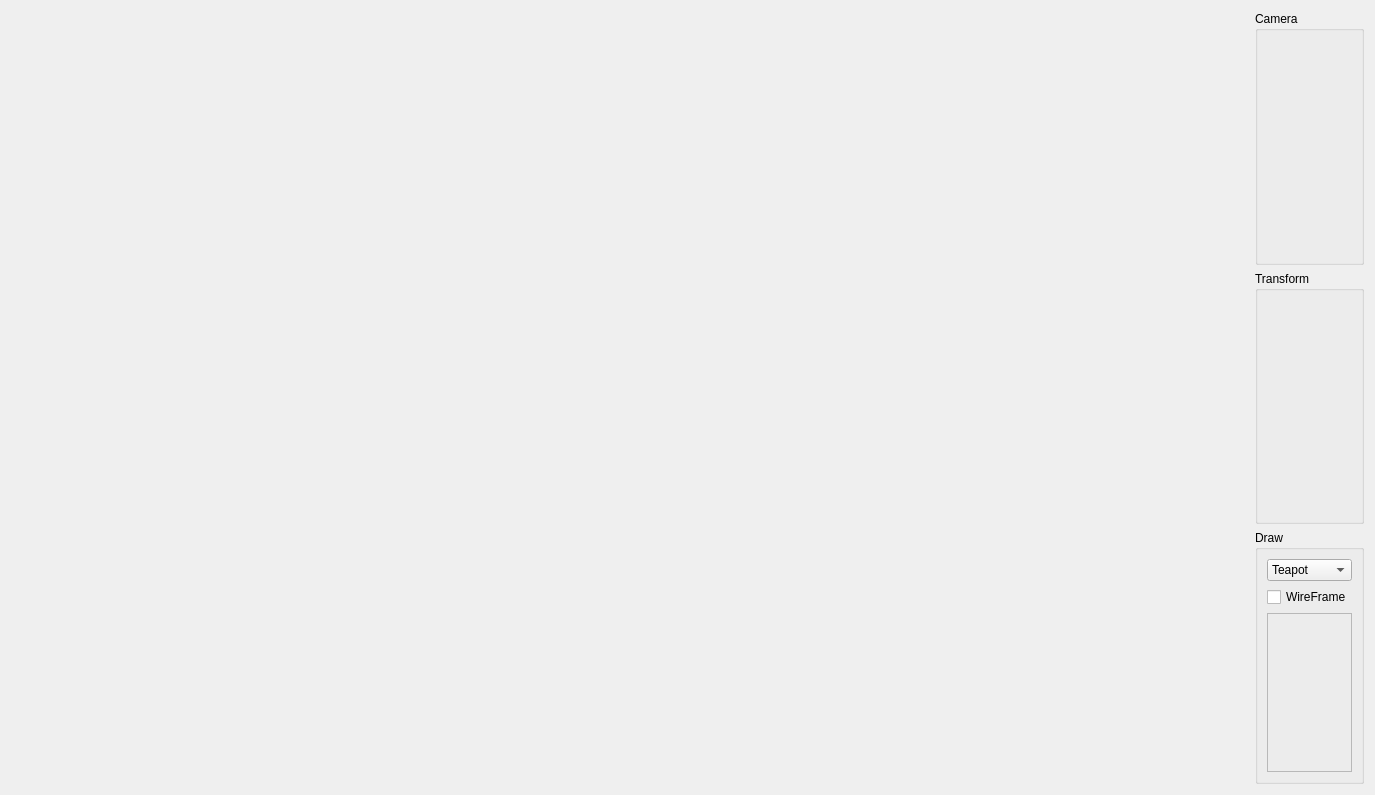
<?xml version="1.0" encoding="UTF-8"?>
<ui version="4.0">
 <class>MainWidget</class>
 <widget class="QWidget" name="MainWidget">
  <property name="geometry">
   <rect>
    <x>0</x>
    <y>0</y>
    <width>1375</width>
    <height>795</height>
   </rect>
  </property>
  <property name="windowTitle">
   <string>ngl Qt Demo</string>
  </property>
  <layout class="QGridLayout" name="main_window_grid_layout">
   <item row="2" column="0">
    <spacer name="horizontalSpacer">
     <property name="orientation">
      <enum>Qt::Orientation::Horizontal</enum>
     </property>
     <property name="sizeHint" stdset="0">
      <size>
       <width>40</width>
       <height>20</height>
      </size>
     </property>
    </spacer>
   </item>
   <item row="5" column="1">
    <widget class="QGroupBox" name="draw_gb">
     <property name="title">
      <string>Draw</string>
     </property>
     <layout class="QGridLayout" name="draw_layout">
      <item row="0" column="0">
       <widget class="QComboBox" name="object_selection">
        <item>
         <property name="text">
          <string>Teapot</string>
         </property>
        </item>
        <item>
         <property name="text">
          <string>Sphere</string>
         </property>
        </item>
        <item>
         <property name="text">
          <string>Cube</string>
         </property>
        </item>
       </widget>
      </item>
      <item row="1" column="0">
       <widget class="QCheckBox" name="wireframe">
        <property name="text">
         <string>WireFrame</string>
        </property>
       </widget>
      </item>
      <item row="3" column="0">
       <widget class="RGBColourWidget" name="colour">
        <property name="frameShape">
         <enum>QFrame::Shape::StyledPanel</enum>
        </property>
        <property name="frameShadow">
         <enum>QFrame::Shadow::Raised</enum>
        </property>
       </widget>
      </item>
     </layout>
    </widget>
   </item>
   <item row="2" column="1">
    <widget class="QGroupBox" name="camera_gb">
     <property name="title">
      <string>Camera</string>
     </property>
     <layout class="QVBoxLayout" name="verticalLayout">
      <item>
       <widget class="LookAtWidget" name="lookat_widget" native="true"/>
      </item>
      <item>
       <widget class="PerspectiveWidget" name="perspective_widget" native="true"/>
      </item>
     </layout>
    </widget>
   </item>
   <item row="3" column="1">
    <widget class="QGroupBox" name="transform_gb">
     <property name="title">
      <string>Transform</string>
     </property>
     <layout class="QGridLayout" name="gridLayout">
      <item row="1" column="0">
       <widget class="TransformWidget" name="transform_widget" native="true"/>
      </item>
     </layout>
    </widget>
   </item>
  </layout>
 </widget>
 <customwidgets>
  <customwidget>
   <class>RGBColourWidget</class>
   <extends>QFrame</extends>
   <header location="global">rgbcolourwidget.h</header>
   <container>1</container>
  </customwidget>
  <customwidget>
   <class>TransformWidget</class>
   <extends>QWidget</extends>
   <header>transformwidget.h</header>
   <container>1</container>
  </customwidget>
  <customwidget>
   <class>LookAtWidget</class>
   <extends>QWidget</extends>
   <header>lookatwidget.h</header>
   <container>1</container>
  </customwidget>
  <customwidget>
   <class>PerspectiveWidget</class>
   <extends>QFrame</extends>
   <header location="global">perspectivewidget.h</header>
   <container>1</container>
  </customwidget>
 </customwidgets>
 <resources/>
 <connections/>
</ui>
